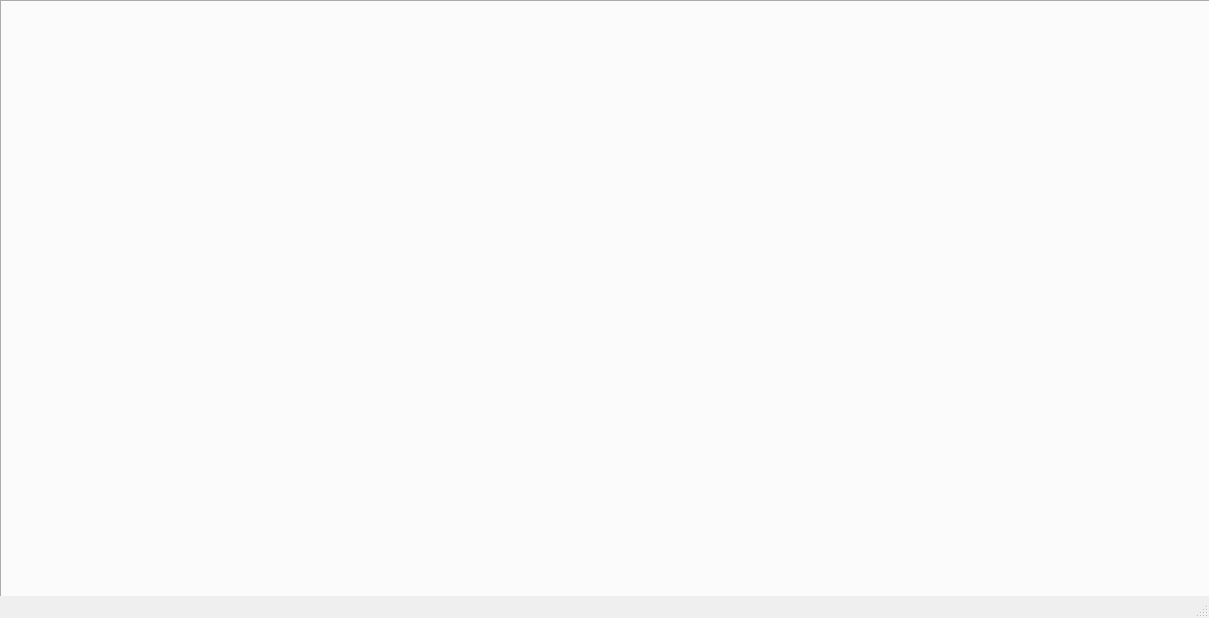
<?xml version="1.0" encoding="UTF-8"?>
<ui version="4.0">
 <class>MainWindow</class>
 <widget class="QMainWindow" name="MainWindow">
  <property name="geometry">
   <rect>
    <x>0</x>
    <y>0</y>
    <width>1209</width>
    <height>618</height>
   </rect>
  </property>
  <property name="windowTitle">
   <string>MainWindow</string>
  </property>
  <widget class="QWidget" name="centralwidget">
   <widget class="QTabWidget" name="tabs">
    <property name="geometry">
     <rect>
      <x>0</x>
      <y>0</y>
      <width>1211</width>
      <height>771</height>
     </rect>
    </property>
    <property name="currentIndex">
     <number>-1</number>
    </property>
   </widget>
  </widget>
  <widget class="QStatusBar" name="statusbar"/>
 </widget>
 <resources/>
 <connections/>
</ui>
